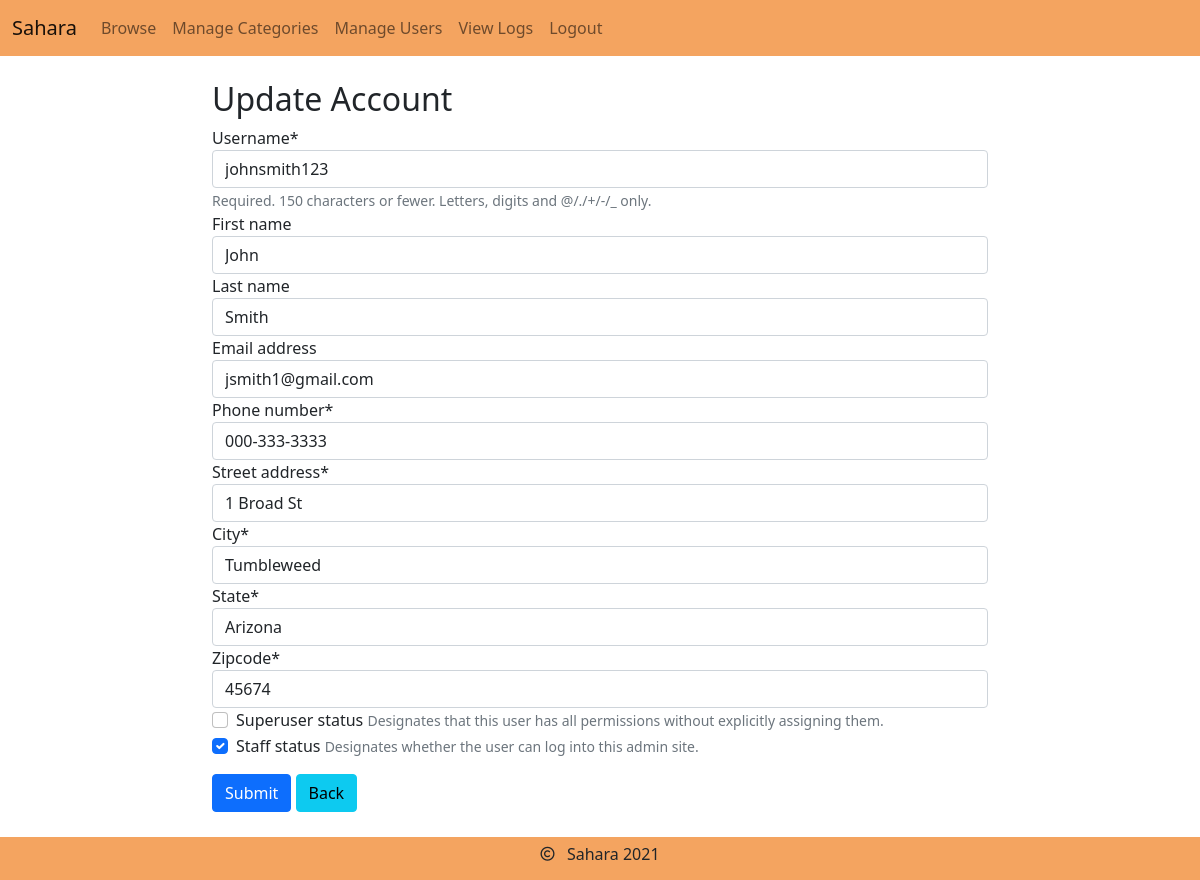
/users/2/update/ (signed in), run on the app's committed database.
### users/models.py (models this page shows, shortened)
class User(AbstractUser):
    phone_number = models.CharField(
        max_length=12,
        null=False,
        validators=[
            MinLengthValidator(12),
            MaxLengthValidator(12),
            RegexValidator("^\d{3}-\d{3}-\d{4}$"),
            ProhibitNullCharactersValidator()
        ]
    )
    street_address = models.CharField(
        max_length=40,
        null=False,
        validators=[
            MinLengthValidator(6),
            MaxLengthValidator(40),
            RegexValidator("^\d{1,5} [a-zA-Z0-9\. ]+$"),
            ProhibitNullCharactersValidator()
        ]
    )
    city = models.CharField(
        max_length=25,
        null=False,
        validators=[
            MinLengthValidator(2),
            MaxLengthValidator(25),
            RegexValidator("^[a-zA-Z\. -']+$"),
            ProhibitNullCharactersValidator()
        ]
    )
    state = models.CharField(
        max_length=2,
        null=True,
        choices=US_STATES,
        validators=[
            MinLengthValidator(2),
            MaxLengthValidator(2),
            RegexValidator("^[A-Z]{2}$"),
            ProhibitNullCharactersValidator()
        ]
    )
    zipcode = models.CharField(
        max_length=5,
        null=True,
        validators=[
            MinLengthValidator(5),
            MaxLengthValidator(5),
            RegexValidator("^\d{5}$"),
            ProhibitNullCharactersValidator()
        ]
    )
    class Meta:
        ordering = ("id",)

### users/views.py (the view, shortened to what this page needs)
# urls.py: path("<int:pk>/update/", views.UserUpdateView.as_view(), name="update"),
class UserUpdateView(UserPassesTestMixin, SuccessMessageMixin, UpdateView):
    model = User
    template_name = "users/update.html"
    context_object_name = "user_"
    success_message = "The account was updated successfully!"
    extra_context = {"title": "Update Account"}
    def test_func(self):
        return self.request.user.is_superuser or (self.request.user == self.get_object())
    def get_form_class(self):
        user = self.request.user
        user_ = self.get_object()
        return UserAdminUpdateForm if user.is_superuser and user != user_ else UserUpdateForm

### users/forms.py
class UserAdminUpdateForm(forms.ModelForm):
    class Meta:
        model = User
        fields = (
            "username", "first_name", "last_name", "email", "phone_number",
            "street_address", "city", "state", "zipcode", "is_superuser", "is_staff"
        )

### users/templates/users/update.html
{% extends "base/form.html" %}
{% block back_button %}
    <a class="btn btn-info" href="{% url 'users:detail' user_.id %}">Back</a>
{% endblock back_button %}

### base/templates/base/form.html (shortened to what this page needs)
{% extends "base/base.html" %}
{% load crispy_forms_tags %}
{% block content %}
    <div class="row justify-content-center">
        <div class="col-md-8">
            <h2>{{ title }}</h2>
            <form class="form-horizontal" method="POST" enctype="multipart/form-data">
                <div class="form-group col-xs-4">
                    {{ form|crispy }}
                </div>
                <div class="mt-3">
                    <button class="btn btn-primary" type="submit">Submit</button>
                    {% block back_button %}{% endblock back_button %}
                </div>
            </form>
        </div>
    </div>
{% endblock content %}

### data on the page
User: username "johnsmith123", first_name "John", last_name "Smith", email "jsmith1@gmail.com", phone_number "000-333-3333", street_address "1 Broad St", city "Tumbleweed", state "Arizona", zipcode "45674", is_staff "☑"

### other printed values
{{ title }} "Update Account"
